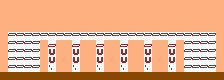

The image is a tile-based game level rendered from a .tmx file. Its description and complete source (layers, tilesets, objects, tile grids) follow:
An orthogonal 28x10 tile map with 8x8 px tiles, 1 tile layer (Tile Layer 1).

<map version="1.0" tiledversion="1.0.3" orientation="orthogonal" renderorder="right-down" width="28" height="10" tilewidth="8" tileheight="8" nextobjectid="1">
 <tileset firstgid="1" source="Tiles.tsx" />
 <layer name="Tile Layer 1" width="28" height="10">
  <data encoding="csv">
22,22,22,22,22,22,22,22,22,22,22,22,22,22,22,22,22,22,22,22,22,22,22,22,22,22,22,22,
22,22,22,22,22,22,22,22,22,22,22,22,22,22,22,22,22,22,22,22,22,22,22,22,22,22,22,22,
22,22,22,22,22,22,22,22,22,22,22,22,22,22,22,22,22,22,22,22,22,22,22,22,22,22,22,22,
22,22,22,22,22,22,22,22,22,22,22,22,22,22,22,22,22,22,22,22,22,22,22,22,22,22,22,22,
22,74,74,74,74,74,74,74,74,74,74,74,74,74,74,74,74,74,74,74,74,74,74,74,74,74,74,22,
22,74,74,74,74,22,75,22,22,75,22,22,75,22,22,75,22,22,75,22,22,75,22,74,74,74,74,22,
22,74,74,74,74,22,60,22,22,60,22,22,60,22,22,60,22,22,60,22,22,60,22,74,74,74,74,22,
22,74,74,74,74,22,60,22,22,60,22,22,60,22,22,60,22,22,60,22,22,60,22,74,74,74,74,22,
22,74,74,74,74,22,90,22,22,90,22,22,90,22,22,90,22,22,90,22,22,90,22,74,74,74,74,22,
73,73,73,73,73,73,73,73,73,73,73,73,73,73,73,73,73,73,73,73,73,73,73,73,73,73,73,73
</data>
 </layer>
</map>
